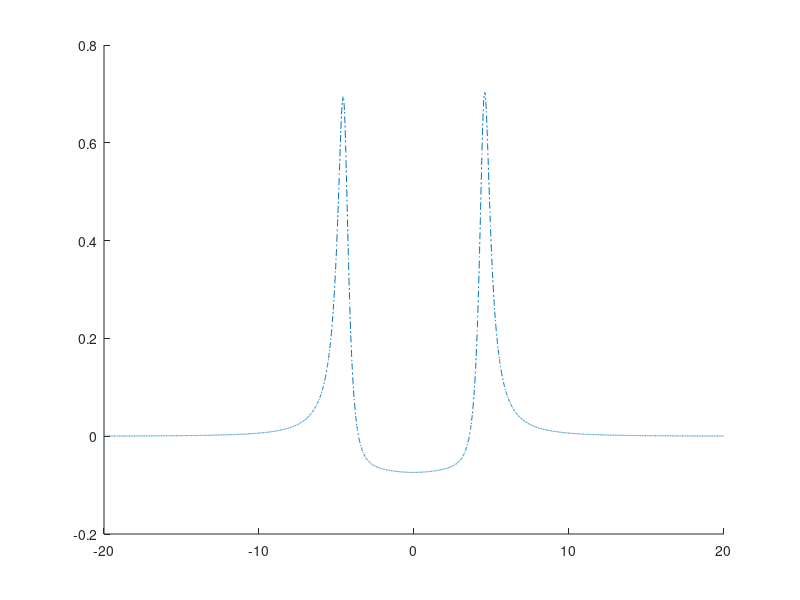

Source code (MATLAB): (Note: this script raises an error after producing the figure.)
clear;
close all;

deltap=-2e12:0.001e12:2e12;
deltac=1.0e9;
deltab=2.0e9;
g21=3.0e9;
g31=2.0e9;
g41=4.1e11;
K=1.4e17;
omegap=10.08e14;
omega_c=5e11;
omega_d=3e11;
omega_b=0e11;
c=3e8;

Delta1 = deltap+1i*(g21/2);
Delta2 = deltap+deltac+1i*(g31/2);
Delta3 = deltap+deltab+1i*(g41/2);

Dp = (Delta2 + 1i*g31/2).*(Delta3 + 1i*g41/2) - abs(omega_d)^2;
D = (Delta1 + 1i*g21/2).*(Delta2 + 1i*g31/2).*(Delta3 + 1i*g41/2) - ... 
    abs(omega_c)^2.*(Delta3 + 1i*g41/2) + abs(omega_d)^2.*(Delta1 + 1i*g21/2) + 2.*(omega_c).*(omega_d);
A=((2.*c.*K)./(omegap));
%l=3.90e12;
chi1=((-A.*Dp)./D);
%X=(abs(omega_c).^2)*(abs(Delta3 + 1i*g41/2).^2);
%Y=abs(omega_d)*abs(omega_c);
%chi3 =- l*chi1*((abs(Dp).^2 + X+ Y.^2)/ abs(D).^2);
plot(deltap./10.^11, -imag(chi1),'-.' , LineWidth=2.5, DisplayName='\Omega_d=2.0', Color=[0 0 1]); % Blue
hold on;

omega_d=5e11;
Dp = (Delta2 + 1i*g31/2).*(Delta3 + 1i*g41/2) - abs(omega_d)^2;
D = (Delta1 + 1i*g21/2).*(Delta2 + 1i*g31/2).*(Delta3 + 1i*g41/2) - ...
    abs(omega_c)^2.*(Delta3 + 1i*g41/2)- abs(omega_d)^2.*(Delta1 + 1i*g21/2) + 2.*(omega_c).*(omega_d);
A=((2.*c.*K)./(omegap));
%l=3.90e12;
chi1=((-A.*Dp)./D);
%X=(abs(omega_c).^2)*(abs(Delta3 + 1i*g41/2).^2);
%Y=abs(omega_d)*abs(omega_c);
%chi3 =- l*chi1*((abs(Dp).^2 + X + Y.^2)/ abs(D).^2);
plot(deltap./10.^11, imag(chi1), LineWidth=2.5, DisplayName='\Omega_d=4.0', Color=[1 0 0]); % Red
hold on;


omega_d=7e11;
Dp = (Delta2 + 1i*g31/2).*(Delta3 + 1i*g41/2) - abs(omega_d)^2;
D = (Delta1 + 1i*g21/2).*(Delta2 + 1i*g31/2).*(Delta3 + 1i*g41/2) - ...
    abs(omega_c)^2.*(Delta3 + 1i*g41/2)- abs(omega_d)^2.*(Delta1 + 1i*g21/2) + 2.*(omega_c).*(omega_d);
A=((2.*c.*K)./(omegap));
%l=3.90e12;
chi1=((-A.*Dp)./D);
%X=(abs(omega_c).^2)*(abs(Delta3 + 1i*g41/2).^2);
%Y=abs(omega_d)*abs(omega_c);
%chi3 =- l*chi1*((abs(Dp).^2 + X + Y.^2)/ abs(D).^2);
plot(deltap./10.^11, imag(chi1), LineWidth=2.5, DisplayName='\Omega_d=6.0'); % Yellow
hold on;

omega_d=9e11;
Dp = (Delta2 + 1i*g31/2).*(Delta3 + 1i*g41/2) - abs(omega_d)^2;
D = (Delta1 + 1i*g21/2).*(Delta2 + 1i*g31/2).*(Delta3 + 1i*g41/2) - ...
    abs(omega_c)^2.*(Delta3 + 1i*g41/2)- abs(omega_d)^2.*(Delta1 + 1i*g21/2) + 2.*(omega_c).*(omega_d);
A=((2.*c.*K)./(omegap));
%l=3.90e12;
chi1=((-A.*Dp)./D);
%X=(abs(omega_c).^2)*(abs(Delta3 + 1i*g41/2).^2);
%Y=abs(omega_d)*abs(omega_c);
%chi3 =- l*chi1*((abs(Dp).^2 + X+ Y.^2)/ abs(D).^2);
plot(deltap./10.^11, imag(chi1), '--', LineWidth=2.5, DisplayName='\Omega_d=8.0'); % Purple
hold on;

omega_d=11e11;
Dp = (Delta2 + 1i*g31/2).*(Delta3 + 1i*g41/2) - abs(omega_d)^2;
D = (Delta1 + 1i*g21/2).*(Delta2 + 1i*g31/2).*(Delta3 + 1i*g41/2) - ...
    abs(omega_c)^2.*(Delta3 + 1i*g41/2)- abs(omega_d)^2.*(Delta1 + 1i*g21/2) + 2.*(omega_c).*(omega_d);
A=((2.*c.*K)./(omegap));
l=3.90e12;
chi1=((-A.*Dp)./D);
X=(abs(omega_c).^2)*(abs(Delta3 + 1i*g41/2).^2);
Y=abs(omega_d)*abs(omega_c);
chi3 =- l*chi1*((abs(Dp).^2 + X + Y.^2)/ abs(D).^2);
plot(deltap./10.^11, imag(chi1), LineWidth=2.5, DisplayName='\Omega_d=10.0', Color=[0 0.5 0]); % Green
hold on;

lgd = legend('show');
set(lgd, 'FontName', 'Garamond', 'FontSize', 24, 'FontWeight', 'bold', 'EdgeColor', ...
    'w', 'NumColumns', 2, TextColor=[0 0 0]);
legend boxon;
yticks([0, 0.25, 0.5, 0.75, 1]);
set(gca, FontName='Garamond', FontSize=42, FontWeight='bold', XColor=[0 0 0], YColor=[0 0 0]);
xlabel('\Delta_p', FontName='Garamond', FontSize=42, FontWeight='bold', Color=[0 0 0]);
ylabel('Im\chi^{(1)}', FontName='Garamond', FontSize=42, FontWeight='bold', Color=[0 0 0]);
%title('\Delta_p vs Re\chi^{(1)}', FontName='Garamond', FontSize=27, FontWeight='bold');
grid on;

folder_path = "C:\Users\Ryuki\Downloads\PLOTS";
file = fullfile(folder_path, 'Img_chi1_Omega_d.jpeg');
fig = gcf;
set(fig, 'Units', 'pixels');
fig.Position = [100, 100, 1280, 720];  % [left, bottom, width, height]
exportgraphics(fig, file, 'Resolution', 300);